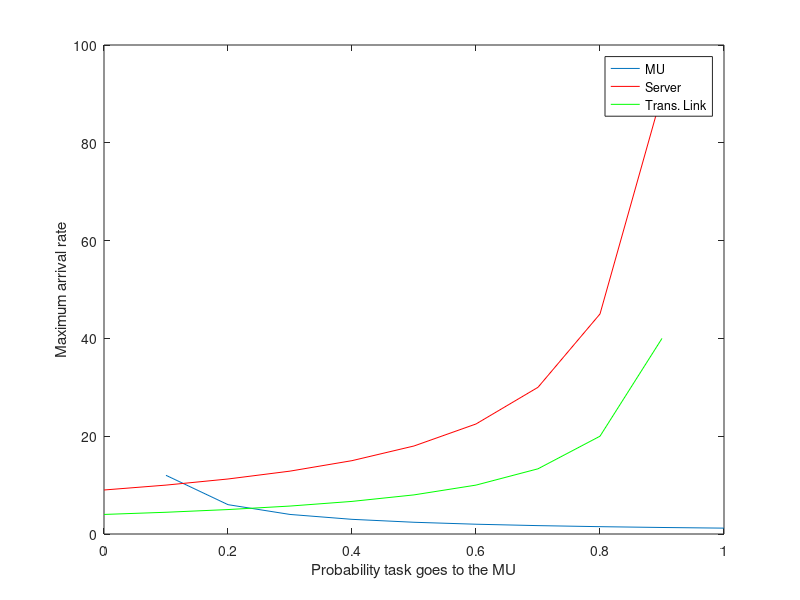
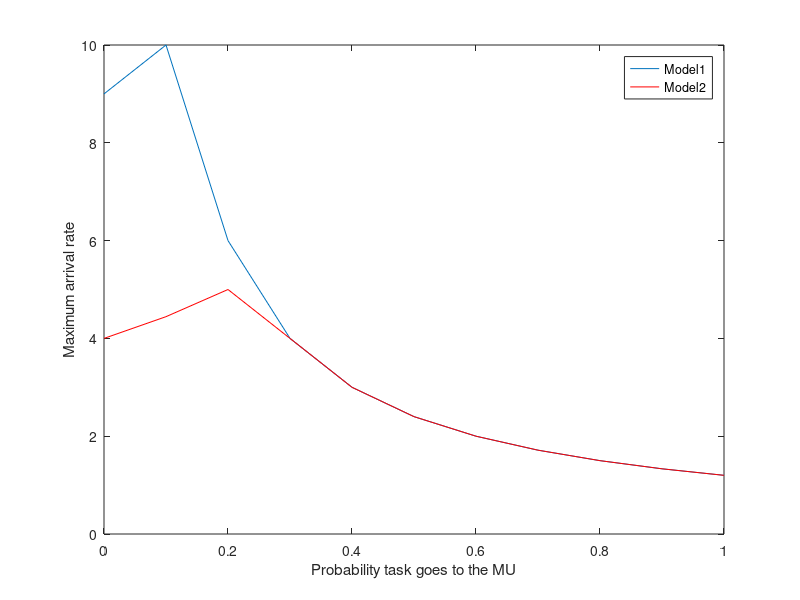

Write MATLAB code to recreate these figures, in order.
%% DATA
K = 10;
F0 = 45e9;
m = 15;
muD = 1/1e6;
muL = 1/0.5e9;
F = 0.6e9;
R = 4e6;
%% STABILITY
pl = 0:0.1:1;
lambda_MU = (muL*F)./pl;
lambda_S = (muL*F0)./(K*(1-pl));
lambda_Link = (muD*R)./(1-pl);
lambda_S1 = zeros(1,length(pl));
lambda_S2 = zeros(1,length(pl));
for i=1:length(pl)
    lambda_S1(i)=min([lambda_MU(i),lambda_S(i)]);
    lambda_S2(i)=min([lambda_MU(i),lambda_S(i),lambda_Link(i)]);
end
figure(1)
plot(pl,lambda_MU);
hold on
plot(pl,lambda_S,'r');
plot(pl,lambda_Link,'g');
hold off
xlabel('Probability task goes to the MU'); ylabel('Maximum arrival rate');
legend('MU','Server','Trans. Link');

figure(2)
plot(pl,lambda_S1);
hold on
plot(pl,lambda_S2,'r');
hold off
xlabel('Probability task goes to the MU'); ylabel('Maximum arrival rate');
legend('Model1','Model2');